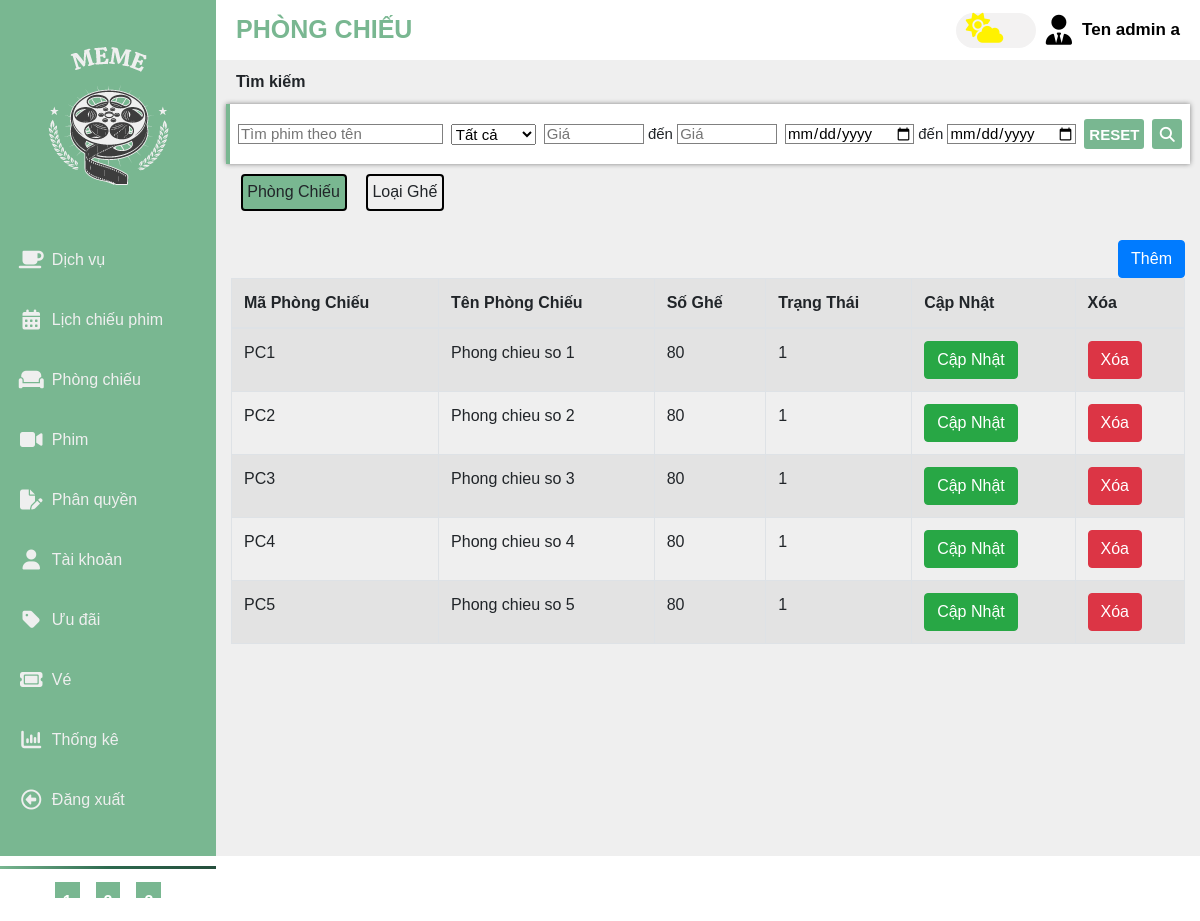
/admin.php?page=phongchieu, run on the app's committed database.
### tables this page shows
CREATE TABLE `phongchieu` (
  `MAPHONGCHIEU` varchar(10) NOT NULL,
  `TENPHONGCHIEU` varchar(255) DEFAULT NULL,
  `TRANGTHAI` tinyint(4) DEFAULT NULL,
  `SOGHE` smallint(6) DEFAULT NULL
);

### database/connectDatabase.php (called while the page is built, shortened)
<?php
class connectDatabase{
    public  $conn;
    public function __construct(){
        $this->servername = "localhost";
        $this->username = "root";
        $this->password = "Oanh2004!";
        $this->database = "cinema";
        $this->conn= new mysqli($this->servername,$this->username,$this->password,$this->database);
    }
    public function executeQuery($Querry) {
        try{
            $result = $this->conn->query($Querry);
            return $result;
        }catch(Exception $e){
            echo "Lỗi: " . $e->getMessage();
            return false;
        }
    }
}

### pages/phongchieu.php (the view, shortened to what this page needs)
<?php
    require_once('./database/connectDatabase.php');
    $conn = new connectDatabase();
?>
<!DOCTYPE html>
<html lang="en">
<head>
    <link rel="stylesheet" href="https://cdn.jsdelivr.net/npm/bootstrap@4.6.2/dist/css/bootstrap.min.css">
</head>
<body>
<div class="container">
        <div class="box2">
            <button class="btn" id="btnPhongChieu" style="background-color: #79B791;">Phòng Chiếu</button>
            <button class="btn" id="btnLoaiGhe">Loại Ghế</button>
        </div>
            </div>
        </div>
    <div class="container">
        <div id="contentPhongChieu" class="content active-content">
        <div class ="box1">
            <button class="btn btn-primary" data-toggle="modal" data-target="#exampleModal">Thêm</button>
        </div>
            <table class="table table-hover table-bordered table-striped">
                <thread>
                    <tr>
                        <th>Mã Phòng Chiếu</th>
                        <th>Tên Phòng Chiếu</th>
                        <th>Số Ghế</th>
                        <th>Trạng Thái</th>
                        <th>Cập Nhật</th>
                        <th>Xóa</th>
                    </tr>
                </thread>
                <tbody>
                <?php
                    $query = "SELECT * FROM phongchieu";
                    $result = $conn->executeQuery($query);
                    if(!$result) {
                        echo 'failed';
                    } else {
                        while($row = mysqli_fetch_assoc($result)) {
                            ?>
                            <tr>
                                <td><?php echo $row['MAPHONGCHIEU']; ?></td>
                                <td><?php echo $row['TENPHONGCHIEU']; ?></td>
                                <td><?php echo $row['SOGHE']; ?></td>
                                <td><?php echo $row['TRANGTHAI']; ?></td>
                                <td><button class="btn btn-success" onclick="openEditForm('<?php echo $row['MAPHONGCHIEU']; ?>', '<?php echo $row['TENPHONGCHIEU']; ?>', '<?php echo $row['SOGHE']; ?>', '<?php echo $row['TRANGTHAI']; ?>')">Cập Nhật</button></td>
                                <td><a href="./pages/deletePhongChieu.php?id=<?php echo $row['MAPHONGCHIEU']; ?>" class="btn btn-danger">Xóa</a></td>
                            </tr>
                            <?php
                        }
                    }
                ?>
                </tbody>
            </table>
        </div>
        </div>
</body>
</html>

### css/admin.css (style rules this page uses)
:root { --primary_color:#79B791; --second_color: rgb(239, 239, 239); --green1: #2d6a4f; --green2: #254e3c; --green3: #0D261d; --light-gray: #c9c3c3; --overlay-gray: rgba(0, 0, 0, 0.5); }
a { text-decoration: none; }

### pages/phongchieu.php (style rules this page uses)
.box1 button { float: right; }
#btnPhongChieu, #btnLoaiGhe { border: 2px solid black; }
.box2 button { float:left; padding: 0.5%; margin: 1%; }
.content { display: none; }
.active-content { display: block; }
.btn-primary { margin-top: 2%; }

### data on the page
phongchieu: MAPHONGCHIEU "PC1", TENPHONGCHIEU "Phong chieu so 1", SOGHE "80", TRANGTHAI "1"
phongchieu: MAPHONGCHIEU "PC2", TENPHONGCHIEU "Phong chieu so 2", SOGHE "80", TRANGTHAI "1"
phongchieu: MAPHONGCHIEU "PC3", TENPHONGCHIEU "Phong chieu so 3", SOGHE "80", TRANGTHAI "1"
phongchieu: MAPHONGCHIEU "PC4", TENPHONGCHIEU "Phong chieu so 4", SOGHE "80", TRANGTHAI "1"
phongchieu: MAPHONGCHIEU "PC5", TENPHONGCHIEU "Phong chieu so 5", SOGHE "80", TRANGTHAI "1"

### other printed values
$tenchucnang "Dịch vụ Lịch chiếu phim Phòng chiếu Phim Phân quyền Tài khoản Ưu đãi Vé Thống kê Đăng xuất"
$chucnang "PHÒNG CHIẾU"
